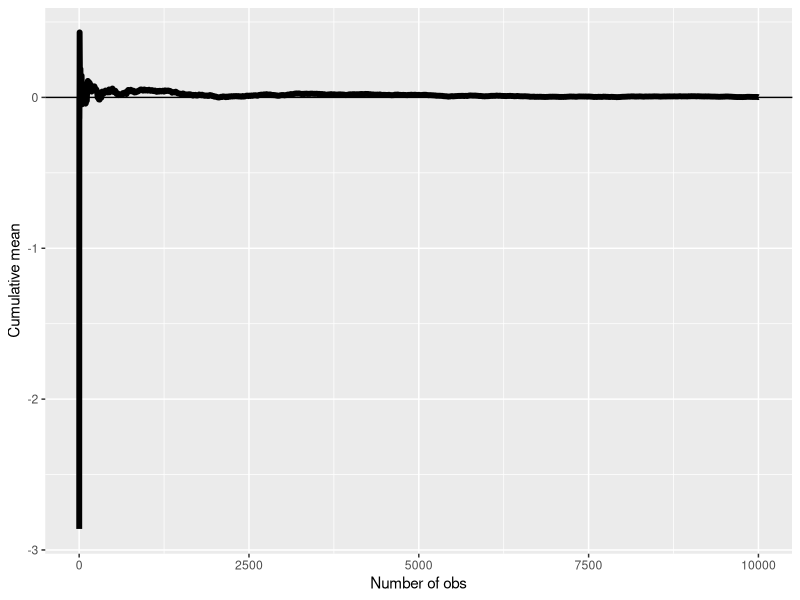
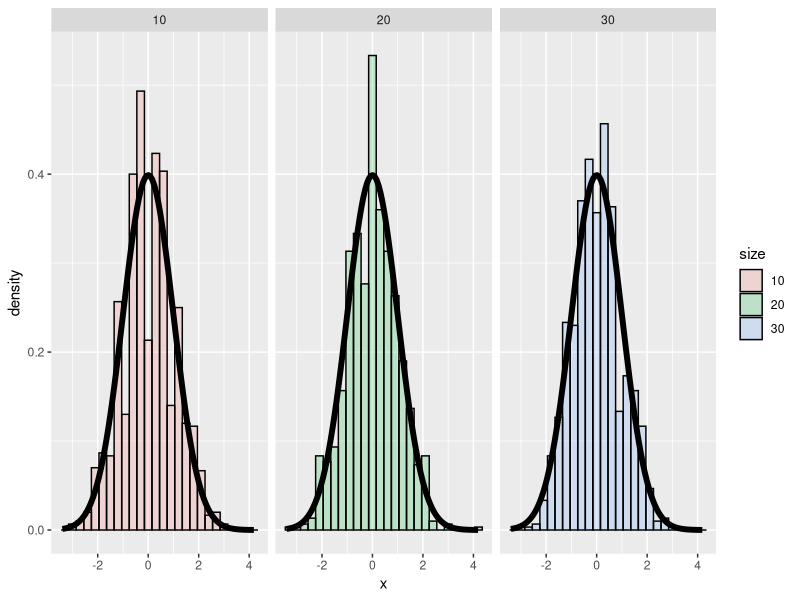
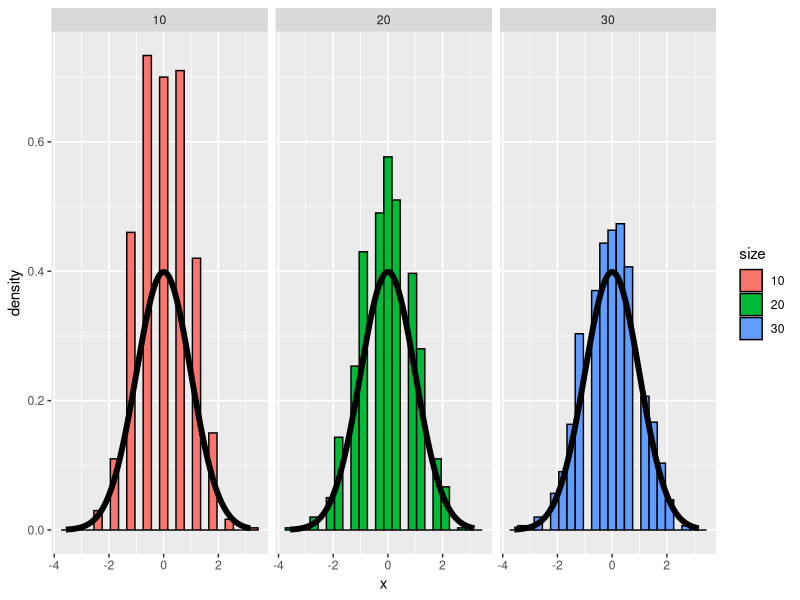
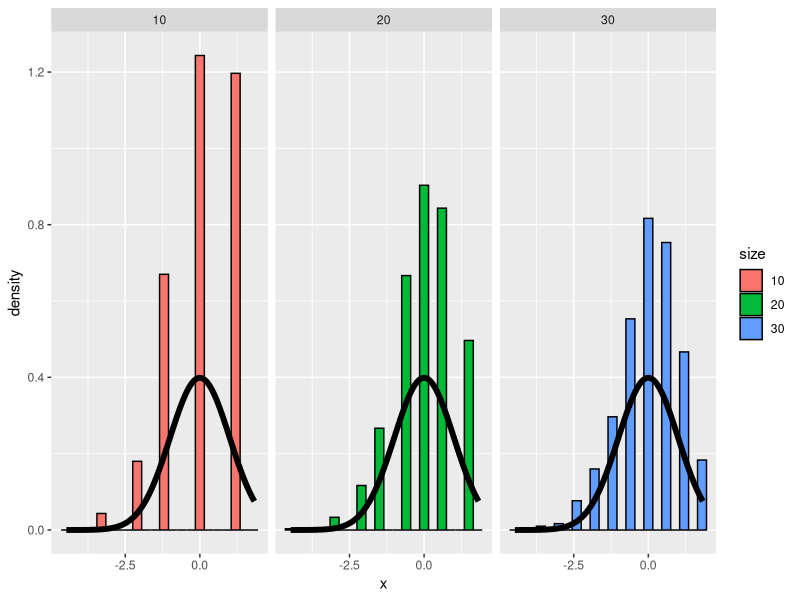
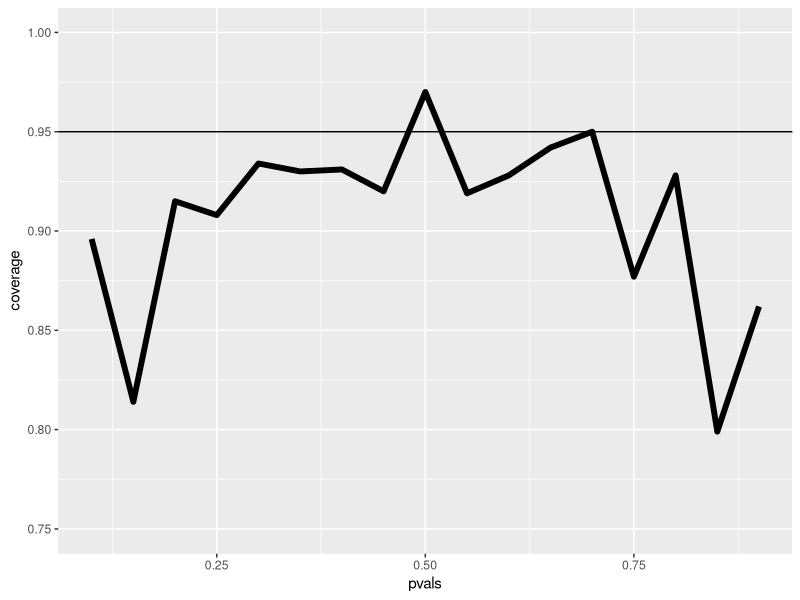
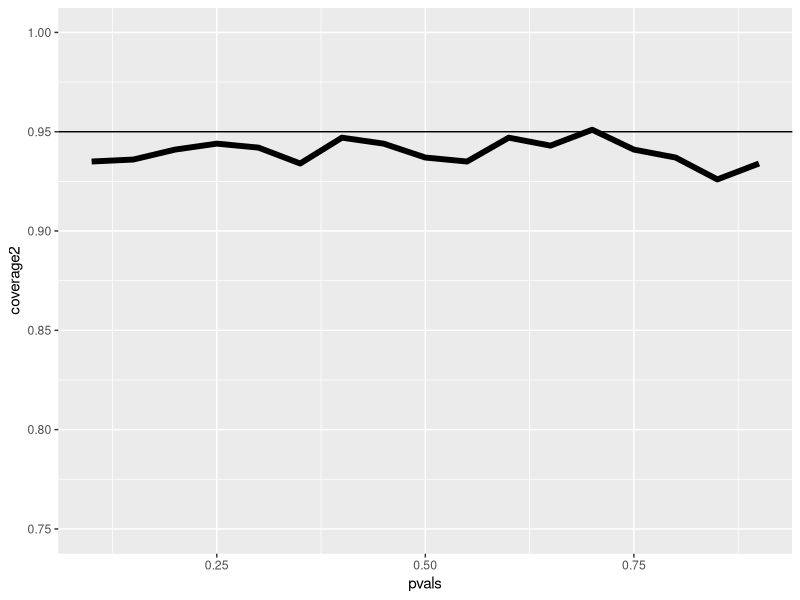
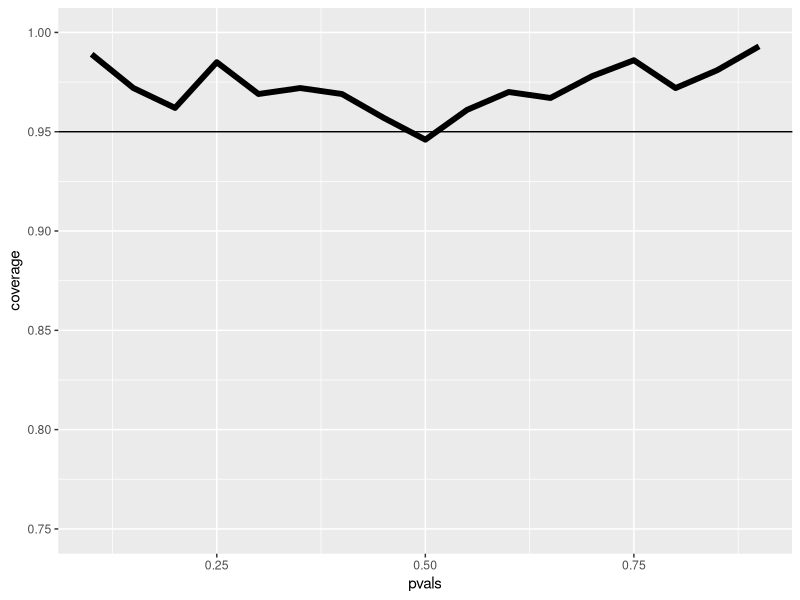

Source code (R) for these figures, in order:
## ---- chunk 1
library(ggplot2)
n <- 10000; means <- cumsum(rnorm(n)) / (1  : n); library(ggplot2)
g <- ggplot(data.frame(x = 1 : n, y = means), aes(x = x, y = y)) 
g <- g + geom_hline(yintercept = 0) + geom_line(size = 2) 
g <- g + labs(x = "Number of obs", y = "Cumulative mean")
g
## ---- chunk 2
nosim <- 1000
cfunc <- function(x, n) sqrt(n) * (mean(x) - 3.5) / 1.71
dat <- data.frame(
  x = c(apply(matrix(sample(1 : 6, nosim * 10, replace = TRUE), 
                     nosim), 1, cfunc, 10),
        apply(matrix(sample(1 : 6, nosim * 20, replace = TRUE), 
                     nosim), 1, cfunc, 20),
        apply(matrix(sample(1 : 6, nosim * 30, replace = TRUE), 
                     nosim), 1, cfunc, 30)
        ),
  size = factor(rep(c(10, 20, 30), rep(nosim, 3))))
g <- ggplot(dat, aes(x = x, fill = size)) + geom_histogram(alpha = .20, binwidth=.3, colour = "black", aes(y = ..density..)) 
g <- g + stat_function(fun = dnorm, size = 2)
g + facet_grid(. ~ size)
## ---- chunk 3
nosim <- 1000
cfunc <- function(x, n) 2 * sqrt(n) * (mean(x) - 0.5) 
dat <- data.frame(
  x = c(apply(matrix(sample(0:1, nosim * 10, replace = TRUE), 
                     nosim), 1, cfunc, 10),
        apply(matrix(sample(0:1, nosim * 20, replace = TRUE), 
                     nosim), 1, cfunc, 20),
        apply(matrix(sample(0:1, nosim * 30, replace = TRUE), 
                     nosim), 1, cfunc, 30)
        ),
  size = factor(rep(c(10, 20, 30), rep(nosim, 3))))
g <- ggplot(dat, aes(x = x, fill = size)) + geom_histogram(binwidth=.3, colour = "black", aes(y = ..density..)) 
g <- g + stat_function(fun = dnorm, size = 2)
g + facet_grid(. ~ size)
## ---- chunk 4
nosim <- 1000
cfunc <- function(x, n) sqrt(n) * (mean(x) - 0.9) / sqrt(.1 * .9)
dat <- data.frame(
  x = c(apply(matrix(sample(0:1, prob = c(.1,.9), nosim * 10, replace = TRUE), 
                     nosim), 1, cfunc, 10),
        apply(matrix(sample(0:1, prob = c(.1,.9), nosim * 20, replace = TRUE), 
                     nosim), 1, cfunc, 20),
        apply(matrix(sample(0:1, prob = c(.1,.9), nosim * 30, replace = TRUE), 
                     nosim), 1, cfunc, 30)
        ),
  size = factor(rep(c(10, 20, 30), rep(nosim, 3))))
g <- ggplot(dat, aes(x = x, fill = size)) + geom_histogram(binwidth=.3, colour = "black", aes(y = ..density..)) 
g <- g + stat_function(fun = dnorm, size = 2)
g + facet_grid(. ~ size)
## ---- chunk 5
#Method 1: Wald's Confidence Interval
1/sqrt(100)

#Method 2: Plugging Value into CI Formula
round(1 / sqrt(10 ^ (1 : 6)), 3)

#Method 3: Binom.Test Simulation
binom.test(56, 100)$conf.int
## ---- chunk 6
n <- 20; pvals <- seq(.1, .9, by = .05); nosim <- 1000
coverage <- sapply(pvals, function(p){
  phats <- rbinom(nosim, prob = p, size = n) / n
  ll <- phats - qnorm(.975) * sqrt(phats * (1 - phats) / n)
  ul <- phats + qnorm(.975) * sqrt(phats * (1 - phats) / n)
  mean(ll < p & ul > p)
})
## ---- chunk 7
ggplot(data.frame(pvals, coverage), aes(x = pvals, y = coverage)) + geom_line(size = 2) + geom_hline(yintercept = 0.95) + ylim(.75, 1.0)
## ---- chunk 8
n <- 100; pvals <- seq(.1, .9, by = .05); nosim <- 1000
coverage2 <- sapply(pvals, function(p){
  phats <- rbinom(nosim, prob = p, size = n) / n
  ll <- phats - qnorm(.975) * sqrt(phats * (1 - phats) / n)
  ul <- phats + qnorm(.975) * sqrt(phats * (1 - phats) / n)
  mean(ll < p & ul > p)
})
ggplot(data.frame(pvals, coverage), aes(x = pvals, y = coverage2)) + geom_line(size = 2) + geom_hline(yintercept = 0.95)+ ylim(.75, 1.0)
## ---- chunk 9
n <- 20; pvals <- seq(.1, .9, by = .05); nosim <- 1000
coverage <- sapply(pvals, function(p){
  phats <- (rbinom(nosim, prob = p, size = n) + 2) / (n + 4)
  ll <- phats - qnorm(.975) * sqrt(phats * (1 - phats) / n)
  ul <- phats + qnorm(.975) * sqrt(phats * (1 - phats) / n)
  mean(ll < p & ul > p)
})
ggplot(data.frame(pvals, coverage), aes(x = pvals, y = coverage)) + geom_line(size = 2) + geom_hline(yintercept = 0.95)+ ylim(.75, 1.0)
